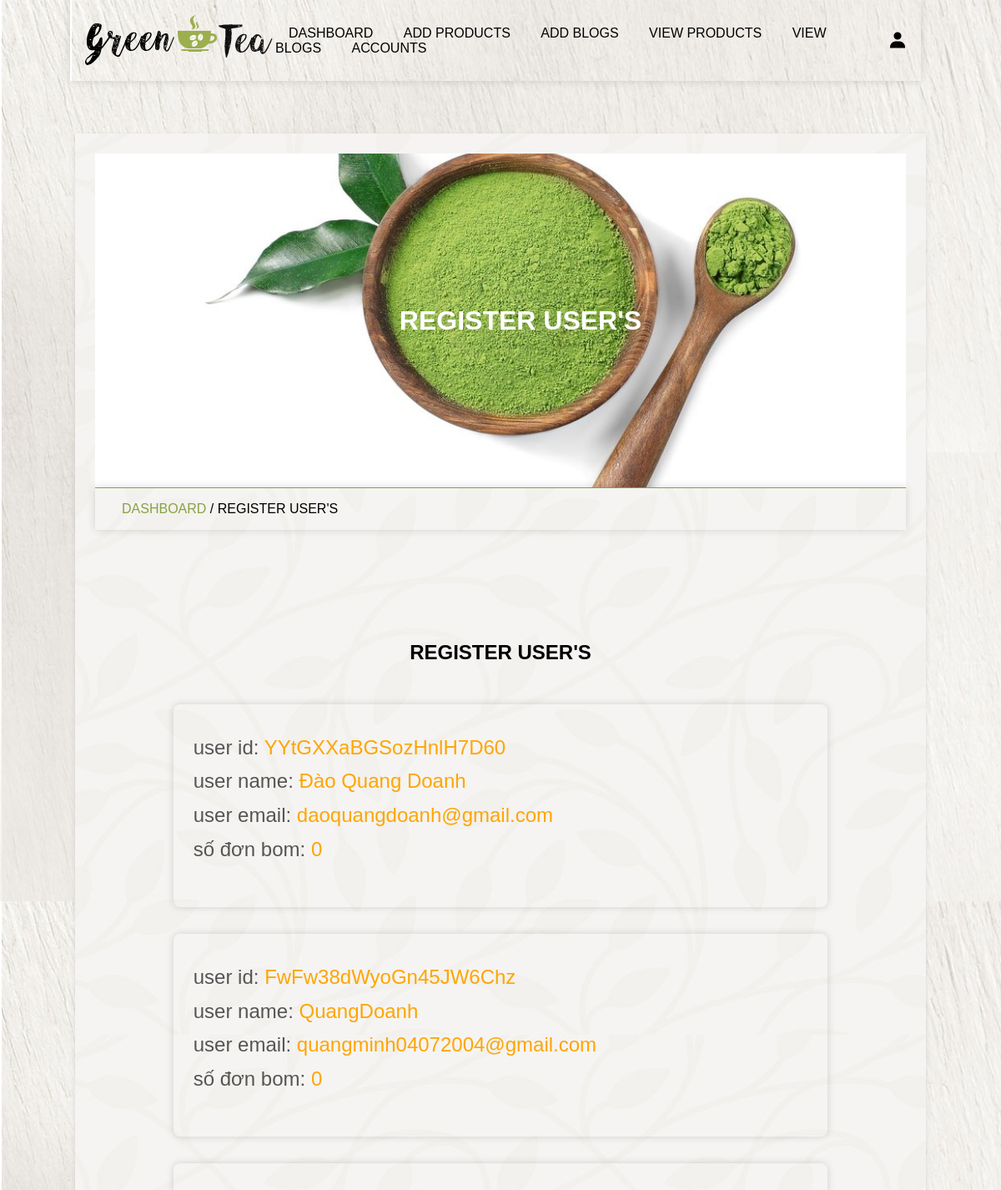
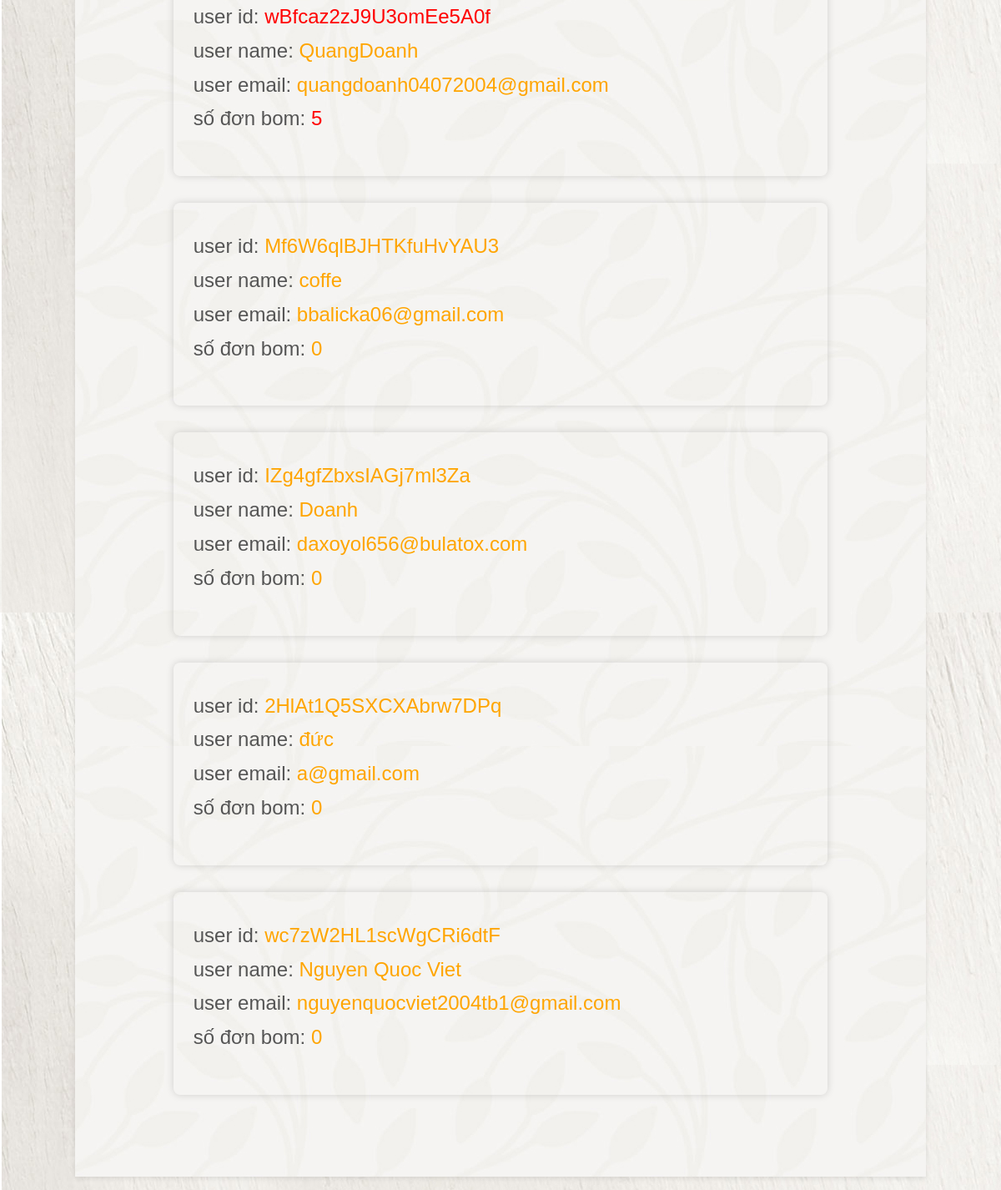
Screenshot of /account.php (signed in) with the database file from the repository (2 pictures, top to bottom).
### tables this page shows
CREATE TABLE `users` (
  `id` varchar(20) NOT NULL,
  `name` varchar(50) NOT NULL,
  `email` varchar(100) NOT NULL,
  `password` varchar(50) NOT NULL,
  `user_type` varchar(100) NOT NULL DEFAULT 'user',
  `bom` bigint(20) NOT NULL
);

### account.php (the view, shortened to what this page needs)
<?php
include 'connect.php';
?>
<!DOCTYPE html>
<html lang="en">
<head>
<link href='https://unpkg.com/boxicons@2.1.4/css/boxicons.min.css' rel='stylesheet'>
<link rel ="stylesheet" type = "text/css" href="backend.css?v=<?php echo time(); ?>">
</head>
<body>
<?php  include 'admin_header.php'; ?>
    <div class="main">
        <div class = "banner">
            <h1>register user's</h1>
        </div>
        <div class = "title2">
            <a href="dashboard.php">dashboard</a><span> / register user's</span>
        </div>
        <section class = "accounts">
            <h1 class="heading">register user's</h1>
            <div class = "box-container">
                <?php
                    $select_users = $conn->prepare("select * from `users`");
                    $select_users->execute();
                    if($select_users->rowCount() > 0){
                        while($fetch_users = $select_users->fetch(PDO::FETCH_ASSOC)){
                            $user_id = $fetch_users['id'];
                            $bom_count = $fetch_users['bom'];
                            $color = ($bom_count > 0) ? 'red' : 'orange';
                ?>
                <div class = "box" style="text-align:start ">
                    <p>user id: <span style="color: <?=$color;?>"><?=$user_id;?></span></p>
                    <p>user name: <span><?=$fetch_users['name']; ?></span></p>
                    <p>user email: <span><?=$fetch_users['email']; ?></span></p>
                    <p>số đơn bom: <span style="color: <?=$color;?>" ><?=$fetch_users['bom']; ?></span> </p>
                </div>
                <?php
                        }
                    }else{echo '
                        <div class = "empty">
                            <p>no user registered yet</p>
                        </div>
                    ';
                    }
                ?>
            </div>
        </section>
    </div>
</body>
</html>

### backend.css (style rules this page uses)
* { margin: 0; padding: 0; box-sizing: border-box; }
:root { --green: #87a243; --light-green: #e0ffcd; --box-shadow: 0 0 10px rgba(0 0 0/15%); }
html { font-size: 16px; -ms-overflow-style: scrollbar; -webkkit-tap-highlight-color: transparent; font-family: sans-serif; --ms-text-size-adjust: 100%; -webkit-text-size-djust: 100%; }
body { background-image: url('img/body-bg.jpg'); width: 100%; }
.main { width: 85vw; background: url('img/bg.jpg'); box-shadow: 0 2px 6px 0 rgb(0 0 0 / 10%); margin: 1rem auto; margin-top: 10rem; padding: 2%; }
a { text-decoration: none; }
.box-container { display: grid; grid-template-columns: repeat(auto-fit, minmax(30rem, 1fr)); align-items: center; justify-content: center; }
.box-container .box { margin: 1rem; }
.heading { text-align: center; text-transform: uppercase; padding: 1rem; margin-bottom: 1rem; }
section, .post-editor { width: 75 vw; min-height: 100vh; border-radius: 10px; padding: 4%; margin: 8% 4%; margin-bottom: 2%; }
.banner { background-image: url('img/banner.jpg'); background-size: cover; background-position: center; background-color: var(--green); width: 100%; height: 50vh; text-align: center; display: flex; justify-content: center; align-items: center; }
.banner h1 { text-transform: uppercase; color: #fff; margin-left: 3rem; }
.title2 { border-top: 1px solid var(--green); padding: 1rem 2rem; text-transform: uppercase; box-shadow: var(--box-shadow); }
.title2 a { color: var(--green); }
.accounts .box-container .box { font-size: 1.5rem; text-align: center; box-shadow: var(--box-shadow); border-radius: .5rem; text-align: center; padding: 2rem 1.5rem; padding-bottom: 3rem; line-height: 1.7; color: #555; }
.accounts .box-container .box span { color: orange; }

### rows the page displays
users: id "YYtGXXaBGSozHnlH7D60", name "Đào Quang Doanh", email "daoquangdoanh@gmail.com", bom "0"
users: id "FwFw38dWyoGn45JW6Chz", name "QuangDoanh", email "quangminh04072004@gmail.com", bom "0"
users: id "wBfcaz2zJ9U3omEe5A0f", name "QuangDoanh", email "quangdoanh04072004@gmail.com", bom "5"
users: id "Mf6W6qlBJHTKfuHvYAU3", name "coffe", email "bbalicka06@gmail.com", bom "0"
users: id "IZg4gfZbxsIAGj7ml3Za", name "Doanh", email "daxoyol656@bulatox.com", bom "0"
users: id "2HlAt1Q5SXCXAbrw7DPq", name "đức", email "a@gmail.com", bom "0"
users: id "wc7zW2HL1scWgCRi6dtF", name "Nguyen Quoc Viet", email "nguyenquocviet2004tb1@gmail.com", bom "0"
